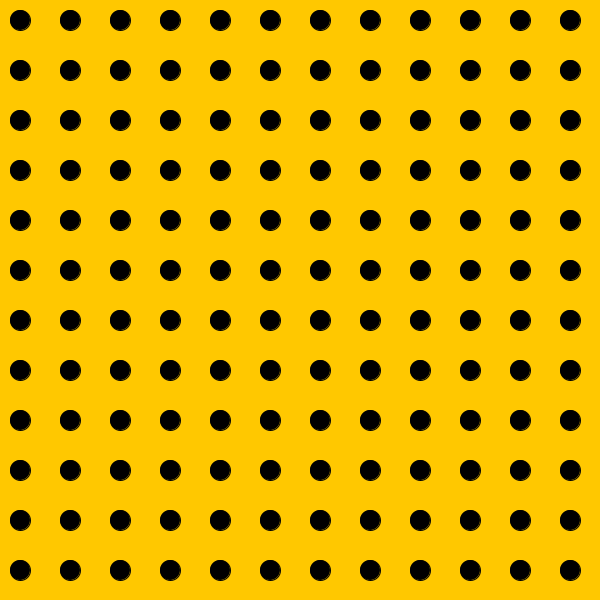
Frame 1 (no input)
Frame 60 (the mouse pressed at the canvas centre just before this capture): identical to frame 1, image omitted
Frame 120 (the mouse held since frame 60 and released just before this capture): identical to frame 1, image omitted

The Processing sketch that drew this single still picture (run headless with seeded random() and noise(); from frame 60 on, the mouse is pressed at the canvas centre):

// Processing sketch: pattern01b
// ── pattern01b.pde
void setup(){
  size(600,600);
  fill(0);
}

void draw(){
  background(255, 200, 0);
  rectMode(CENTER);  // CORNER
  for(int c=0; c<12; c++){
    for(int f=0; f<12; f++){
      int x = 20 + c*50;
      int y = 20 + f*50;
      ellipse(x, y, 20, 20);
    }
  }
}
